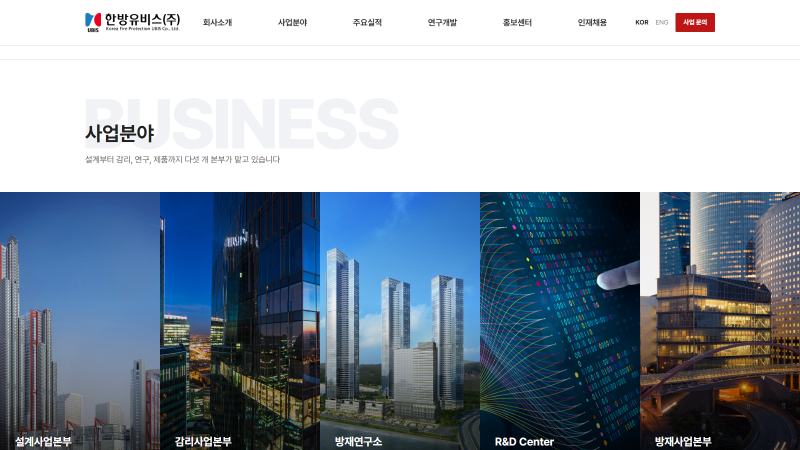
#> input picture 제안서/shots/a_biz.png, 1600 x 900 px, given in place of A_pc.jpg, which was not available (shown at 1/2 size)
$ python prep_assets.py
#> lines starting #> are read from the running program, lines starting #| are printed output that depends on the picture
"""웹에이전시형 제안서 그림 준비 — 칸 비율에 맞춰 미리 잘라 둔다.
사용: py -3.10 prep_assets.py  (먼저 capture_local.py 실행)
"""
import pathlib
from PIL import Image

H = pathlib.Path(__file__).resolve().parent
S = H.parent / '시안'
SH = H / 'shots'
A = H / 'assets'; A.mkdir(exist_ok=True)

def fit(src, dst, ratio, box=None, width=1600):
    """src에서 box(0~1 비율)를 잘라 ratio(가로/세로)에 맞게 위쪽 기준으로 채움"""
#> called with dst = 'A_pc.jpg', ratio = 1.6, width = 1600
    im = Image.open(src).convert('RGB')
#> im is the input picture: PIL image 1600x900 RGB; mean R, G, B 141.2, 153.7, 166.3
    if box:
        x, y, w, h = box; W, Hh = im.size
        im = im.crop((int(x * W), int(y * Hh), int((x + w) * W), int((y + h) * Hh)))
    W, Hh = im.size
#> W = 1600; Hh = 900
    if W / Hh > ratio:  # 너무 넓음 → 가운데 기준 가로 자르기
        nw = int(Hh * ratio); l = (W - nw) // 2; im = im.crop((l, 0, l + nw, Hh))
#> after `nw = int(Hh * ratio)`: nw = 1440
#> after `l = (W - nw) // 2`: l = 80
#> after `im = im.crop((l, 0, l + nw, Hh))`:
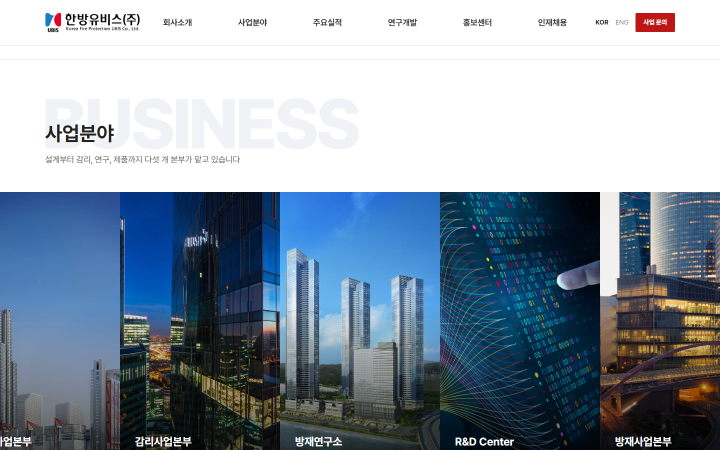
#> im: PIL image 1440x900 RGB (shown at 1/2 size); mean R, G, B 139.6, 153.3, 166.5
    else:               # 너무 높음 → 위쪽 기준 세로 자르기
        nh = int(W / ratio); im = im.crop((0, 0, W, nh))
    if im.width > width: im = im.resize((width, int(width / ratio)), Image.LANCZOS)
    im.save(A / dst, quality=90)

for k in 'ABCD':
    fit(S / 'mock' / f'{k}_pc.jpg', f'{k}_pc.jpg', 1.6)
    fit(S / 'mock' / f'{k}_mo.jpg', f'{k}_mo.jpg', 390 / 844, width=780)
#> call 2 of fit, with dst = 'A_mo.jpg', ratio = 0.462, width = 780
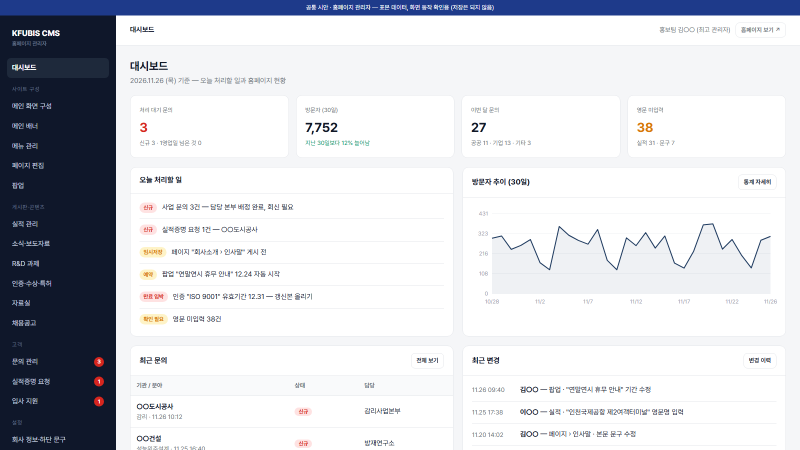
#> input picture 제안서/shots/adm_dash.png, 1600 x 900 px, given in place of A_mo.jpg, which was not available (shown at 1/2 size)
#> in fit, im is the input picture: PIL image 1600x900 RGB; mean R, G, B 209.4, 211.6, 217.5
#> in fit (call 2), `im = im.crop((l, 0, l + nw, Hh))`:
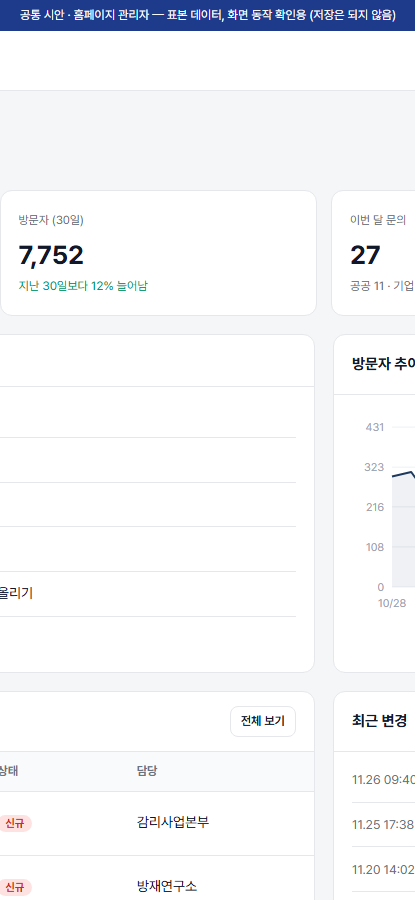
#> im: PIL image 415x900 RGB; mean R, G, B 243.4, 244.6, 247.6
    fit(S / 'mock' / f'showcase_{k}.png', f'{k}_show.jpg', 1.567)
#> call 3 of fit, with dst = 'A_show.jpg', ratio = 1.57, width = 1600
#> in fit (call 3), `im = im.crop((l, 0, l + nw, Hh))`:
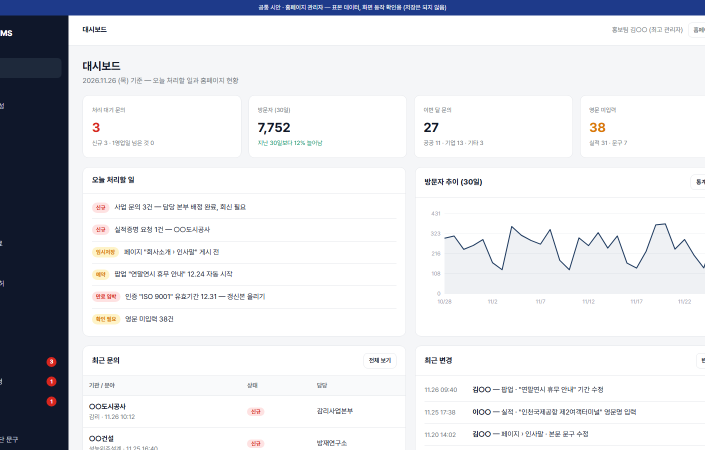
#> im: PIL image 1410x900 RGB (shown at 1/2 size); mean R, G, B 219.7, 221.5, 226.5
#> (the run stopped early here; a loop or call above may not have finished)
